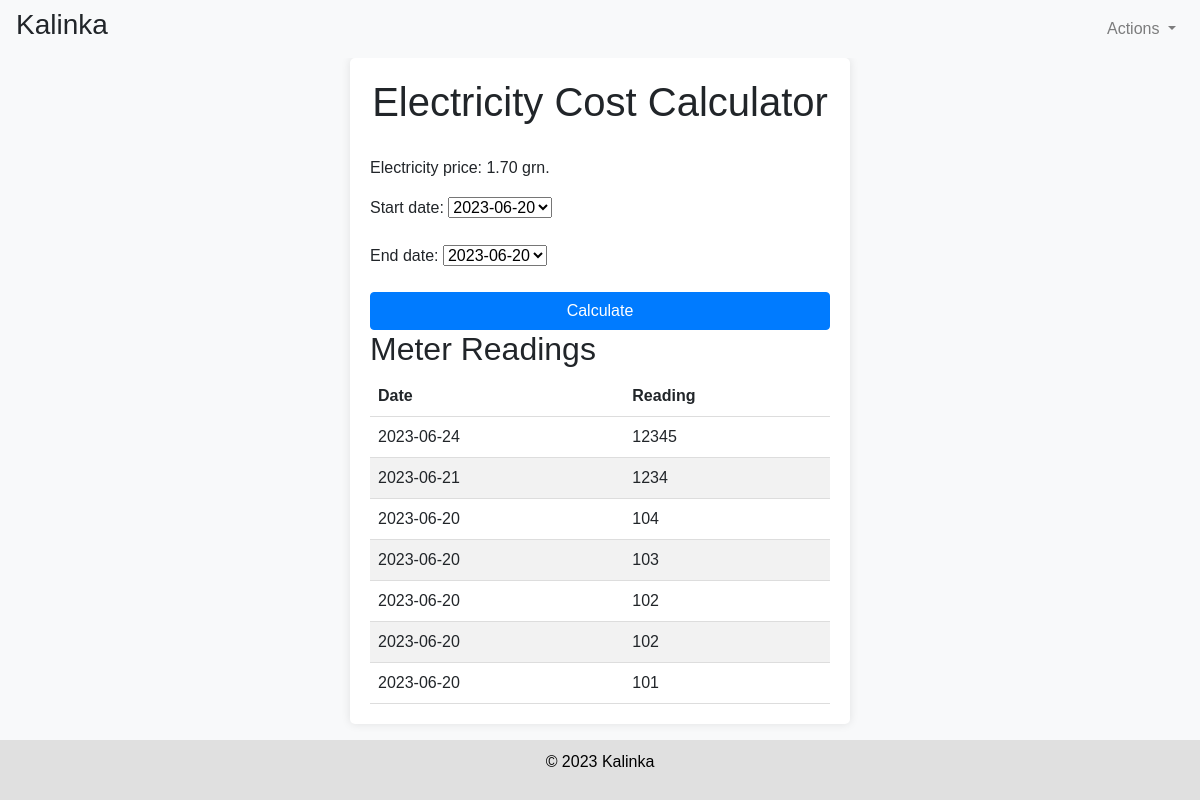
Before: /electricity_coast/ (signed in) with the older database file.
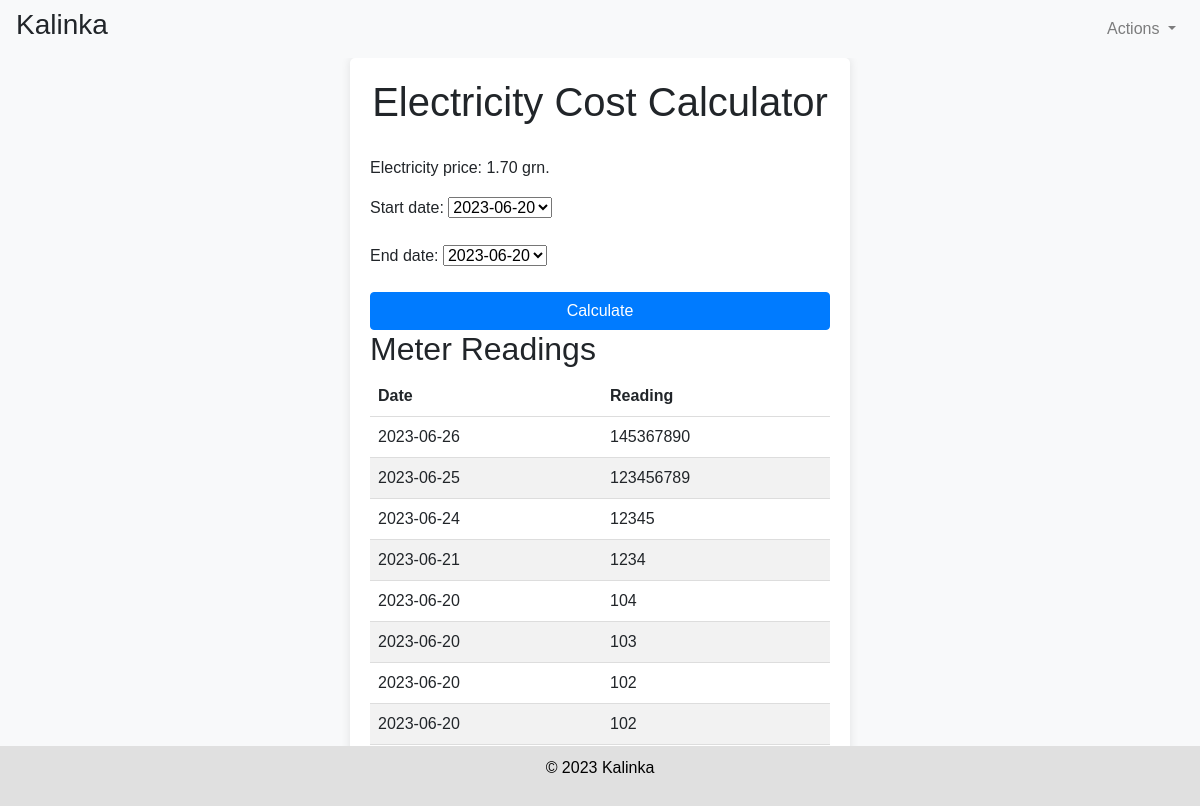
After: the same page with the newer database file.
### vebschet/models.py (models this page shows, shortened)
class MeterReading(models.Model):
    objects = None
    user = models.ForeignKey(User, on_delete=models.CASCADE)
    reading = models.PositiveIntegerField()
    date = models.DateTimeField(auto_now_add=True)
    counter = models.ForeignKey('vebschet.UserProfile', null=True, blank=True, on_delete=models.SET_NULL)
    howireceive = models.CharField(max_length=255, null=True, blank=True)

### vebschet/views.py (the view)
# urls.py: path('electricity_coast/', vebschet_views.electricity_coast_view, name='electricity_coast'),
@login_required
def electricity_coast_view(request):
    electricity_price = get_object_or_404(ElectricityPrice, id=1)
    total_coast = None
    consumption = None
    meter_readings = MeterReading.objects.filter(user=request.user).order_by('-date')
    if request.method == 'POST':
        form = ElectricityCoastCalculatorForm(request.POST, user=request.user)
        if form.is_valid():
            start_date = form.cleaned_data.get('start_date')
            end_date = form.cleaned_data.get('end_date')
            start_reading = MeterReading.objects.filter(user=request.user, date__date=start_date).first()
            end_reading = MeterReading.objects.filter(user=request.user, date__date=end_date).first()
            if start_reading and end_reading:
                consumption = start_reading.reading - end_reading.reading
                total_coast = consumption * electricity_price.price
    else:
        form = ElectricityCoastCalculatorForm(user=request.user)
    return render(request, 'vebschet/electricity_coast.html', {
        'electricity_price': electricity_price,
        'form': form,
        'total_coast': total_coast,
        'consumption': consumption,
        'meter_readings': meter_readings
    })

### vebschet/forms.py (shortened to what this page needs)
class ElectricityCoastCalculatorForm(forms.Form):
    start_date = forms.ChoiceField()
    end_date = forms.ChoiceField()
    def __init__(self, *args, **kwargs):
        user = kwargs.pop('user')
        super(ElectricityCoastCalculatorForm, self).__init__(*args, **kwargs)
        date_choices = MeterReading.objects.filter(user=user).values_list('date', flat=True)
        date_choices = [(date.strftime('%Y-%m-%d'), date.strftime('%Y-%m-%d')) for date in date_choices]
        self.fields['start_date'].choices = date_choices
        self.fields['end_date'].choices = date_choices
        self.user = user

### vebschet/templates/vebschet/electricity_coast.html (shortened to what this page needs)
{% extends 'base_generic.html' %}
{% block content %}
    <div class="custom-container">
        <h1>Electricity Cost Calculator</h1>
        <p>Electricity price: {{ electricity_price.price }} grn.</p>
        <form method="POST">
            {{ form.as_p }}
            <button type="submit" class="btn btn-primary">Calculate</button>
        </form>
        {% if meter_readings %}
    <h2>Meter Readings</h2>
    <table>
        <thead>
            <tr>
                <th>Date</th>
                <th>Reading</th>
            </tr>
        </thead>
        <tbody>
            {% for reading in meter_readings %}
                <tr>
                    <td>{{ reading.date|date:"Y-m-d" }}</td>
                    <td>{{ reading.reading }}</td>
                </tr>
            {% endfor %}
        </tbody>
    </table>
{% endif %}
    </div>
{% endblock content %}

Changed rows visible on the page:
no longer on this page (row unchanged): MeterReading: date "2023-06-20", reading "101"
added MeterReading: date "2023-06-26", reading "145367890"
added MeterReading: date "2023-06-25", reading "123456789"
